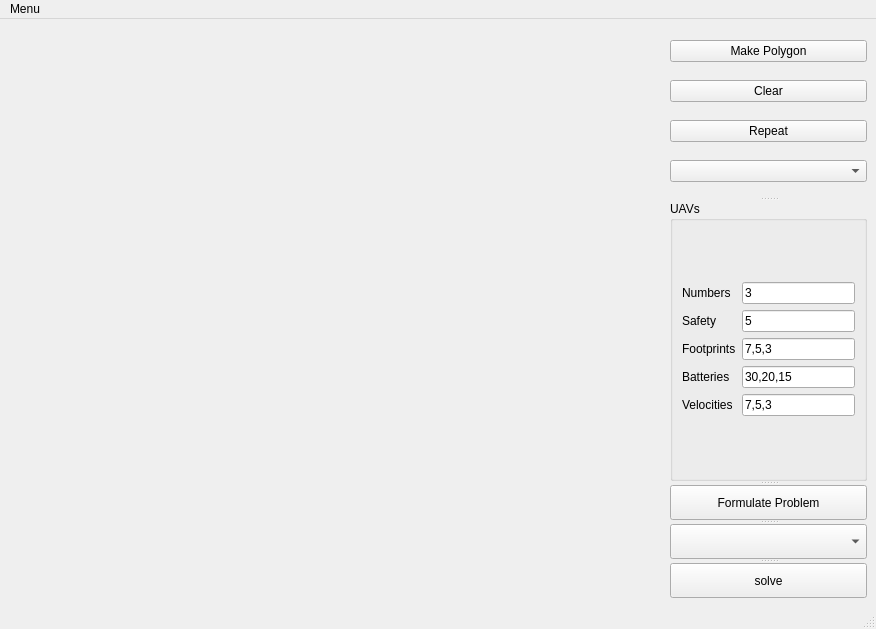
<?xml version="1.0" encoding="UTF-8"?>
<ui version="4.0">
 <class>MainWindow</class>
 <widget class="QMainWindow" name="MainWindow">
  <property name="geometry">
   <rect>
    <x>0</x>
    <y>0</y>
    <width>876</width>
    <height>629</height>
   </rect>
  </property>
  <property name="windowTitle">
   <string>MainWindow</string>
  </property>
  <property name="styleSheet">
   <string notr="true"/>
  </property>
  <widget class="QWidget" name="centralwidget">
   <layout class="QHBoxLayout" name="horizontalLayout" stretch="10,3">
    <item>
     <widget class="QCustomPlot" name="map" native="true">
      <property name="styleSheet">
       <string notr="true"/>
      </property>
      <layout class="QHBoxLayout" name="horizontalLayout_2"/>
     </widget>
    </item>
    <item>
     <widget class="QSplitter" name="splitter">
      <property name="orientation">
       <enum>Qt::Orientation::Vertical</enum>
      </property>
      <widget class="QWidget" name="">
       <layout class="QVBoxLayout" name="verticalLayout">
        <item>
         <widget class="QPushButton" name="makeButton">
          <property name="text">
           <string>Make Polygon</string>
          </property>
         </widget>
        </item>
        <item>
         <widget class="QPushButton" name="clearButton">
          <property name="text">
           <string>Clear</string>
          </property>
         </widget>
        </item>
        <item>
         <widget class="QPushButton" name="repeatButton">
          <property name="text">
           <string>Repeat</string>
          </property>
         </widget>
        </item>
        <item>
         <widget class="QComboBox" name="comboBox"/>
        </item>
       </layout>
      </widget>
      <widget class="QGroupBox" name="UAVs">
       <property name="title">
        <string>UAVs</string>
       </property>
       <layout class="QGridLayout" name="gridLayout_2">
        <item row="0" column="0">
         <layout class="QGridLayout" name="gridLayout">
          <item row="0" column="0">
           <widget class="QLabel" name="label_2">
            <property name="text">
             <string>Numbers</string>
            </property>
           </widget>
          </item>
          <item row="0" column="1">
           <widget class="QLineEdit" name="uav_numbers">
            <property name="text">
             <string>3</string>
            </property>
           </widget>
          </item>
          <item row="1" column="0">
           <widget class="QLabel" name="label_6">
            <property name="text">
             <string>Safety</string>
            </property>
           </widget>
          </item>
          <item row="1" column="1">
           <widget class="QLineEdit" name="safety">
            <property name="text">
             <string>5</string>
            </property>
           </widget>
          </item>
          <item row="2" column="0">
           <widget class="QLabel" name="label_3">
            <property name="text">
             <string>Footprints</string>
            </property>
           </widget>
          </item>
          <item row="2" column="1">
           <widget class="QLineEdit" name="sensor_footprints">
            <property name="text">
             <string>7,5,3</string>
            </property>
           </widget>
          </item>
          <item row="3" column="0">
           <widget class="QLabel" name="label_4">
            <property name="text">
             <string>Batteries</string>
            </property>
           </widget>
          </item>
          <item row="3" column="1">
           <widget class="QLineEdit" name="batteries">
            <property name="text">
             <string>30,20,15</string>
            </property>
           </widget>
          </item>
          <item row="4" column="0">
           <widget class="QLabel" name="label_5">
            <property name="text">
             <string>Velocities</string>
            </property>
           </widget>
          </item>
          <item row="4" column="1">
           <widget class="QLineEdit" name="velocities">
            <property name="text">
             <string>7,5,3</string>
            </property>
           </widget>
          </item>
         </layout>
        </item>
       </layout>
      </widget>
      <widget class="QPushButton" name="pushButton">
       <property name="text">
        <string>Formulate Problem</string>
       </property>
      </widget>
      <widget class="QComboBox" name="comboPlanner"/>
      <widget class="QPushButton" name="solveButton">
       <property name="text">
        <string>solve</string>
       </property>
      </widget>
     </widget>
    </item>
   </layout>
  </widget>
  <widget class="QMenuBar" name="menubar">
   <property name="geometry">
    <rect>
     <x>0</x>
     <y>0</y>
     <width>876</width>
     <height>20</height>
    </rect>
   </property>
   <widget class="QMenu" name="menuMenu">
    <property name="title">
     <string>Menu</string>
    </property>
    <addaction name="actionImage_dir"/>
   </widget>
   <addaction name="menuMenu"/>
  </widget>
  <widget class="QStatusBar" name="statusbar"/>
  <action name="actionImage_dir">
   <property name="text">
    <string>Image dir</string>
   </property>
  </action>
 </widget>
 <customwidgets>
  <customwidget>
   <class>QCustomPlot</class>
   <extends>QWidget</extends>
   <header>qcustomplot.h</header>
   <container>1</container>
  </customwidget>
 </customwidgets>
 <resources/>
 <connections/>
</ui>
